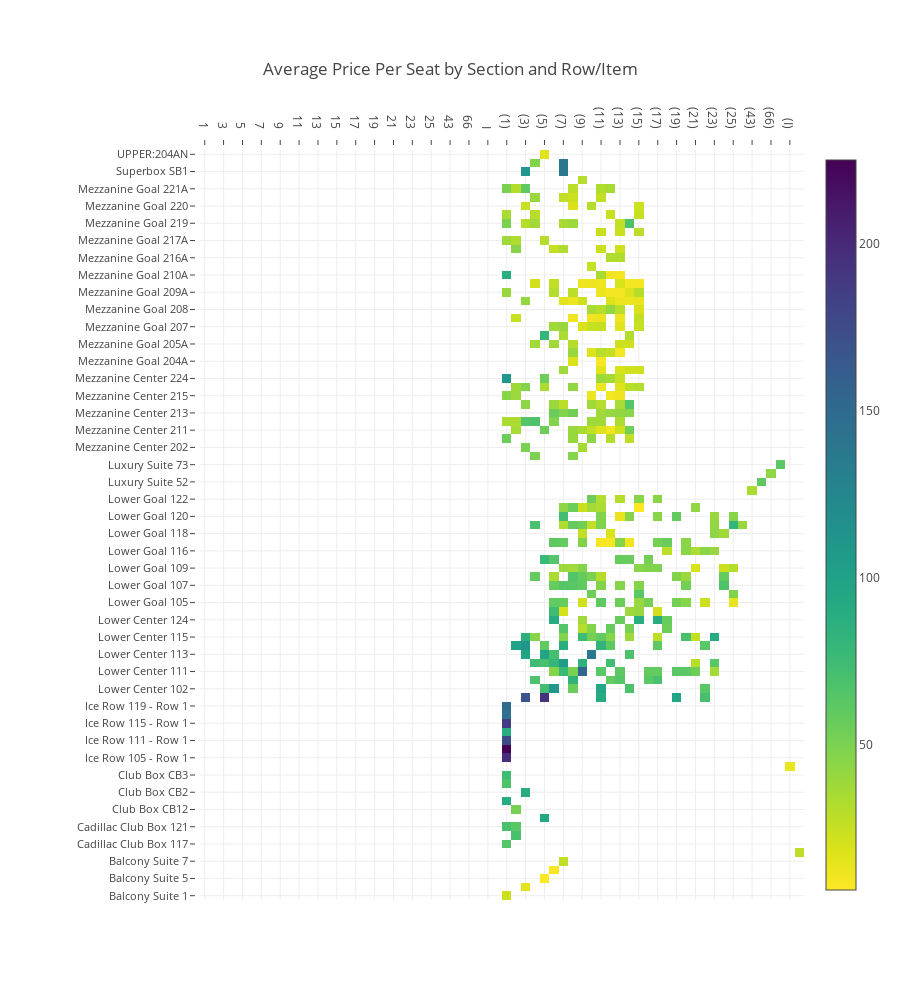

The notebook cell this image was saved under:
### Code cell
import plotly.offline as py
import plotly.graph_objs as go

py.init_notebook_mode(connected=True)

x = ['(' + str(i) + ')' for i in dff.columns.values]
y = dff.index
z = dff.values.tolist()
q = dff_quantity.values.tolist()

hovertext = list()
for yi, yy in enumerate(y):
    hovertext.append(list())
    for xi, xx in enumerate(x):
        hovertext[-1].append('''Row/Item: {}<br />Section: {}<br />Avg. Price: ${:,.2f}<br />Avg. Quantity: {:,.0f}'''
                             .format(xx, yy, z[yi][xi],q[yi][xi]))


trace = go.Heatmap(z = dff.values.tolist(),
                   y = y,
                   x = x,
                   hoverinfo='text',
                   text=hovertext,
                   colorscale='Viridis',
                   reversescale= True)

layout = go.Layout(xaxis=dict(categoryorder='array', categoryarray=list(dff.columns.values), type="category", side="top"),
                   yaxis=dict(tickfont=dict(size=11)),
                   margin=go.Margin(l=200,r=50,b=100,t=150,pad=4),
                   height = 1000,
                  # width = 1500,
                   title = 'Average Price Per Seat by Section and Row/Item')
fig = go.Figure(data=[trace], layout=layout)
py.iplot(fig, filename='basic-heatmap')

### Figure 1 — Plotly figure (JSON) as saved in the notebook; plotly's stock layout.template omitted (floating-point values rounded to 4 significant figures; data arrays with more than 128 entries replaced by an {"elided": "..."} marker saying what was removed)
{"data": [{"colorscale": "Viridis", "hoverinfo": "text", "reversescale": true, "text": {"elided": "87x32 str values"}, "type": "heatmap", "x": ["(1)", "(2)", "(3)", "(4)", "(5)", "(6)", "(7)", "(8)", "(9)", "(10)", "(11)", "(12)", "(13)", "(14)", "(15)", "(16)", "(17)", "(18)", "(19)", "(20)", "(21)", "(22)", "(23)", "(24)", "(25)", "(26)", "(43)", "(52)", "(66)", "(73)", "(I)", "(Parking)"], "y": ["Balcony Suite 1", "Balcony Suite 3", "Balcony Suite 5", "Balcony Suite 6", "Balcony Suite 7", "Broad Street Reserved Parking", "Cadillac Club Box 117", "Cadillac Club Box 119", "Cadillac Club Box 121", "Club Box CB11", "Club Box CB12", "Club Box CB14", "Club Box CB2", "Club Box CB23", "Club Box CB3", "Club Suite I", "Ice Row 105 - Row 1", "Ice Row 106 - Row 1", "Ice Row 111 - Row 1", "Ice Row 112 - Row 1", "Ice Row 115 - Row 1", "Ice Row 117 - Row 1", "Ice Row 119 - Row 1", "Lower Center 101", "Lower Center 102", "Lower Center 103", "Lower Center 111", "Lower Center 112", "Lower Center 113", "Lower Center 114", "Lower Center 115", "Lower Center 123", "Lower Center 124", "Lower Goal 104", "Lower Goal 105", "Lower Goal 106", "Lower Goal 107", "Lower Goal 108", "Lower Goal 109", "Lower Goal 110", "Lower Goal 116", "Lower Goal 117", "Lower Goal 118", "Lower Goal 119", "Lower Goal 120", "Lower Goal 121", "Lower Goal 122", "Luxury Suite 43", "Luxury Suite 52", "Luxury Suite 66", "Luxury Suite 73", "Mezzanine Center 201", "Mezzanine Center 202", "Mezzanine Center 203", "Mezzanine Center 211", "Mezzanine Center 212", "Mezzanine Center 213", "Mezzanine Center 214", "Mezzanine Center 215", "Mezzanine Center 223", "Mezzanine Center 224", "Mezzanine Goal 204", "Mezzanine Goal 204A", "Mezzanine Goal 205", "Mezzanine Goal 205A", "Mezzanine Goal 206", "Mezzanine Goal 207", "Mezzanine Goal 207A", "Mezzanine Goal 208", "Mezzanine Goal 209", "Mezzanine Goal 209A", "Mezzanine Goal 210", "Mezzanine Goal 210A", "Mezzanine Goal 216", "Mezzanine Goal 216A", "Mezzanine Goal 217", "Mezzanine Goal 217A", "Mezzanine Goal 218", "Mezzanine Goal 219", "Mezzanine Goal 219A", "Mezzanine Goal 220", "Mezzanine Goal 221", "Mezzanine Goal 221A", "Mezzanine Goal 222", "Superbox SB1", "Superbox SB13", "UPPER:204AN"], "z": {"elided": "87x32 float values"}}], "layout": {"height": 1000, "margin": {"b": 100, "l": 200, "pad": 4, "r": 50, "t": 150}, "title": "Average Price Per Seat by Section and Row/Item", "xaxis": {"categoryarray": ["1", "2", "3", "4", "5", "6", "7", "8", "9", "10", "11", "12", "13", "14", "15", "16", "17", "18", "19", "20", "21", "22", "23", "24", "25", "26", "43", "52", "66", "73", "I", "Parking"], "categoryorder": "array", "side": "top", "type": "category"}, "yaxis": {"tickfont": {"size": 11}}}}
